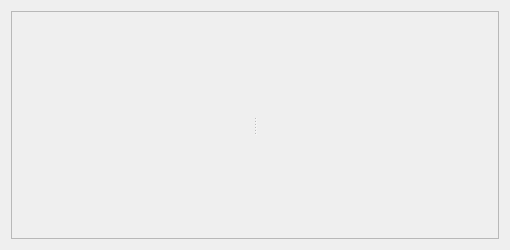
<?xml version="1.0" encoding="UTF-8"?>
<ui version="4.0">
 <class>AttrRamps</class>
 <widget class="TaurusWidget" name="AttrRamps">
  <property name="geometry">
   <rect>
    <x>0</x>
    <y>0</y>
    <width>510</width>
    <height>250</height>
   </rect>
  </property>
  <property name="windowTitle">
   <string>Configure ramps</string>
  </property>
  <layout class="QGridLayout" name="gridLayout_2">
   <item row="0" column="0">
    <widget class="QScrollArea" name="scrollArea">
     <property name="widgetResizable">
      <bool>true</bool>
     </property>
     <widget class="QWidget" name="scrollAreaWidgetContents">
      <property name="geometry">
       <rect>
        <x>0</x>
        <y>0</y>
        <width>496</width>
        <height>236</height>
       </rect>
      </property>
      <layout class="QGridLayout" name="gridLayout">
       <item row="0" column="0">
        <widget class="QSplitter" name="splitter">
         <property name="orientation">
          <enum>Qt::Horizontal</enum>
         </property>
         <widget class="TaurusForm" name="AttributesForm"/>
         <widget class="TaurusTrend" name="AttributesPlot"/>
        </widget>
       </item>
      </layout>
     </widget>
    </widget>
   </item>
  </layout>
 </widget>
 <customwidgets>
  <customwidget>
   <class>TaurusPlot</class>
   <extends>QwtPlot</extends>
   <header>taurus.qt.qtgui.plot</header>
  </customwidget>
  <customwidget>
   <class>TaurusWidget</class>
   <extends>QWidget</extends>
   <header>taurus.qt.qtgui.container</header>
   <container>1</container>
  </customwidget>
  <customwidget>
   <class>TaurusForm</class>
   <extends>TaurusWidget</extends>
   <header>taurus.qt.qtgui.panel</header>
  </customwidget>
  <customwidget>
   <class>TaurusTrend</class>
   <extends>TaurusPlot</extends>
   <header>taurus.qt.qtgui.plot</header>
  </customwidget>
  <customwidget>
   <class>QwtPlot</class>
   <extends>QFrame</extends>
   <header>qwt_plot.h</header>
  </customwidget>
 </customwidgets>
 <resources/>
 <connections/>
</ui>
